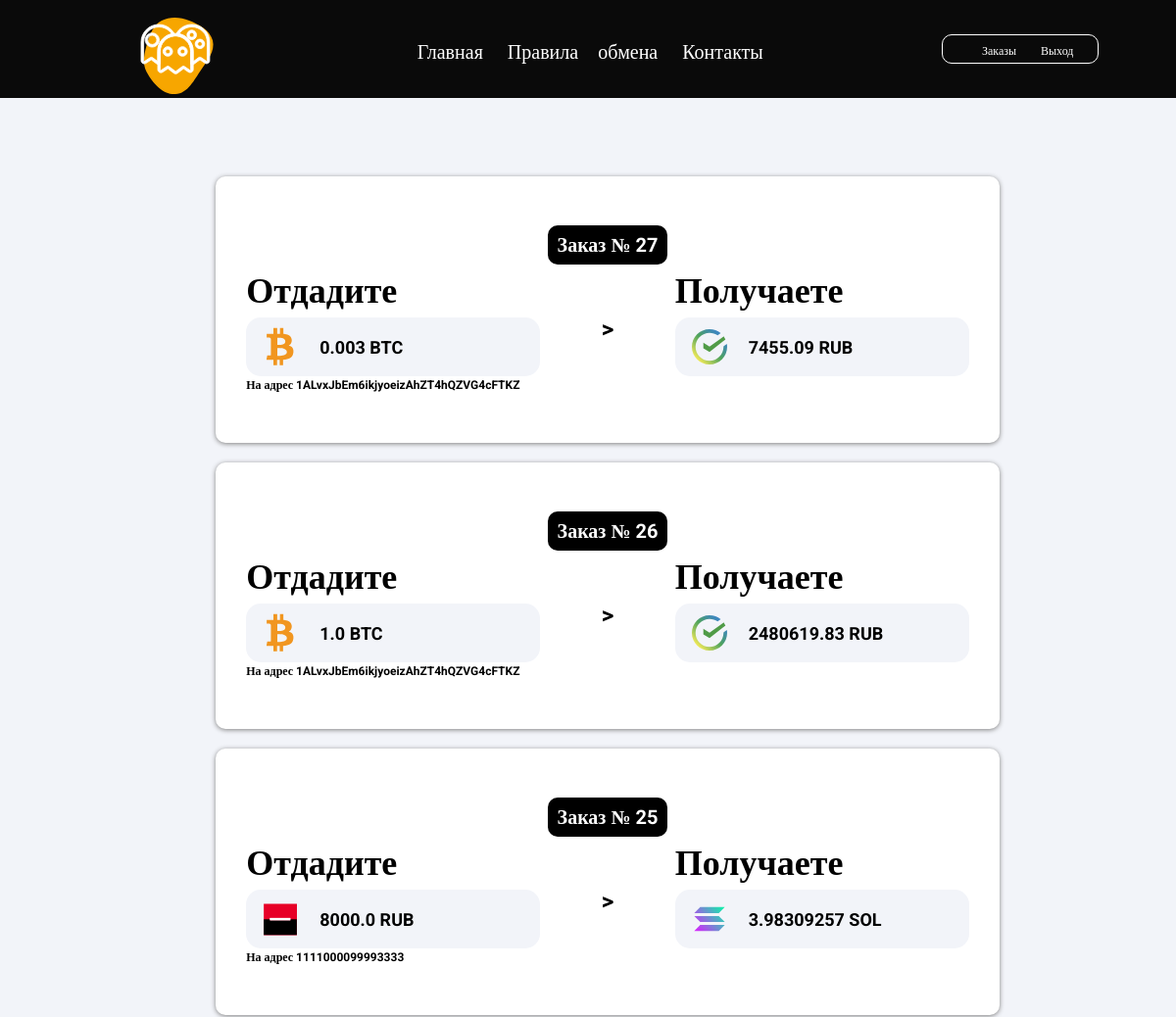
Page /orders/ (signed in, upper part) on the earlier database version.
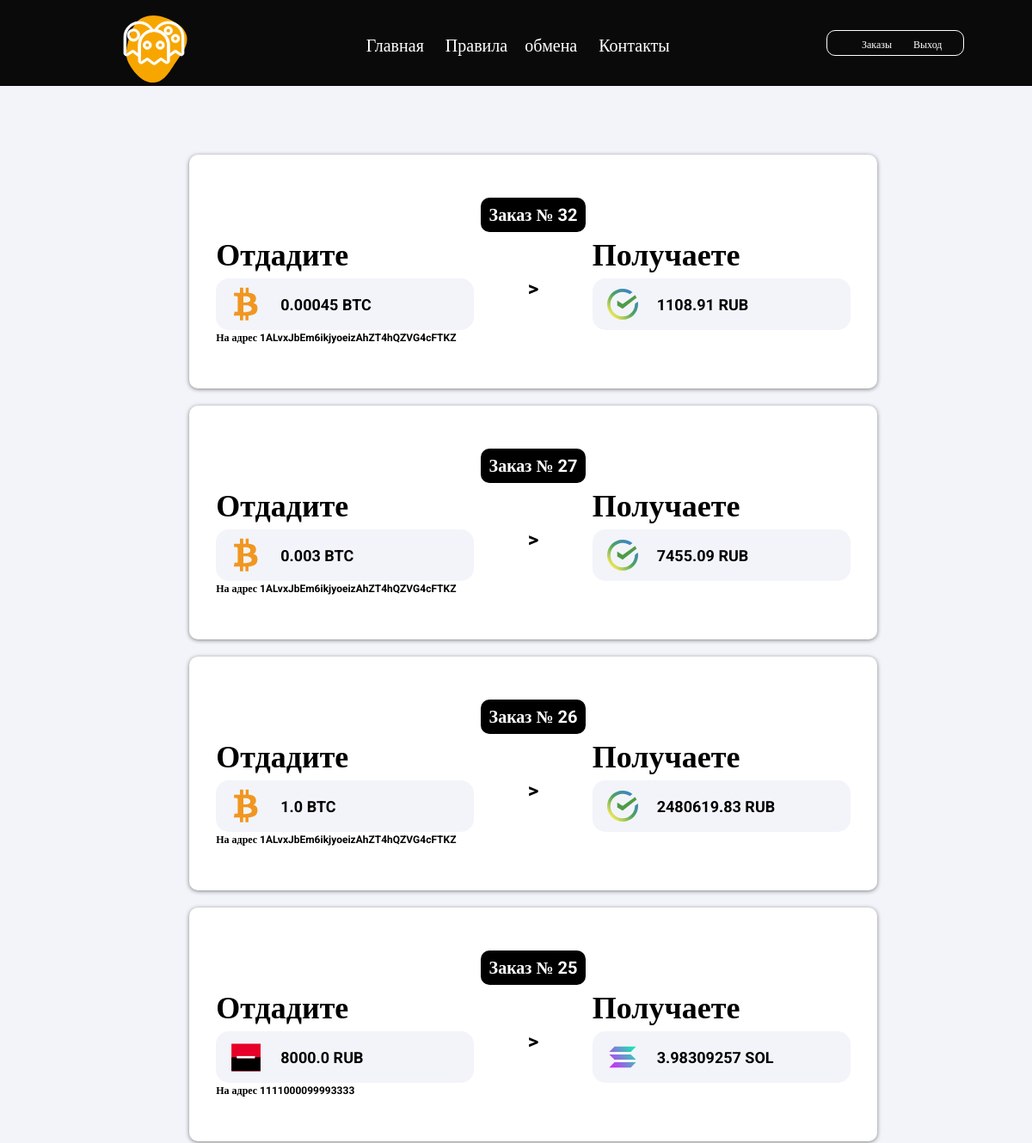
Same page on the later database version.
### main/models.py (models this page shows, shortened)
class Order(models.Model):
    number = models.IntegerField(
        null = False,
        default = 0,
    )
    random_string = models.CharField(
        max_length = 200,
        null = False,
        default = 'Нет строки',
    )
    date_time = models.DateTimeField(
        null = False,
        default = timezone.now,
    )
    give_sum = models.FloatField(
        null = False,
        default = 0,
    )
    receive_sum = models.FloatField(
        null = False,
        default = 0,
    )
    give = models.ForeignKey(
        GiveCurrency,
        on_delete = models.SET_NULL,
        null = True,
    )
    receive = models.ForeignKey(
        ReceiveCurrency,
        on_delete = models.SET_NULL,
        null = True,
    )
    give_token_standart = models.ForeignKey(
        TokenStandart,
        on_delete = models.SET_NULL,
        null = True,
        related_name = 'give_token_standart',
    )
    receive_token_standart = models.ForeignKey(
        TokenStandart,
        on_delete = models.SET_NULL,
        null = True,
        related_name = 'receive_token_standart',
    )
    receive_name = models.CharField(
        max_length = 255,
        null = False,
        default = 'Без имени',
    )
    receive_address = models.CharField(
        max_length = 255,
        null = False,
        default = 'Без адреса',
    )
    address_to = models.ForeignKey(
        AddressTo,
        on_delete = models.SET_NULL,
        null = True,
    )
    paid = models.BooleanField(
        null = False,
        default = False,
    )
    user = models.ForeignKey(
        User,
        null = True,
        on_delete = models.SET_NULL,
    )
    status = models.ForeignKey(
        OrderStatus,
        null = True,
        on_delete = models.SET_NULL,
    )
    def get_absolute_url(self):
        return reverse('order_info', kwargs={'random_string': self.random_string })

class GiveCurrency(models.Model):
    currency_name = models.CharField(
        max_length = 150,
    )
    currency_name_short = models.CharField(
        max_length = 10,
    )
    image = models.FileField(
        upload_to = 'images/coins/',
        null = False,
    )
    category_payment_method = models.ForeignKey(
        CategoryPaymentMethod,
        on_delete = models.SET_NULL,
        null = True,
    )
    token_standart = models.ManyToManyField(
        TokenStandart,
    )

class AddressTo(models.Model):
    address = models.CharField(
        max_length = 255,
        null = False,
        default = 'Без адреса',
    )
    currency = models.ForeignKey(
        GiveCurrency,
        on_delete = models.SET_NULL,
        null = True,
    )
    token_standart = models.ForeignKey(
        TokenStandart,
        on_delete = models.SET_NULL,
        null = True,
    )
    def __str__(self) -> str:
        return f'{self.address}'

class ReceiveCurrency(models.Model):
    currency_name = models.CharField(max_length=150)
    currency_name_short = models.CharField(max_length=10)
    image = models.FileField(upload_to='images/coins/', null=False)
    category_payment_method = models.ForeignKey(CategoryPaymentMethod, on_delete=models.SET_NULL, null=True)
    token_standart = models.ManyToManyField(TokenStandart)

### main/views.py (the view, shortened to what this page needs)
# urls.py: path('orders/', views.OrdersList.as_view(), name='orders'),
class OrdersList(ListView):
    template_name = 'main/order_list.html'
    context_object_name = 'orders'
    extra_context = {
            'nav_bar': NAV_BAR,
            'MEDIA_URL': MEDIA_URL,
            'title': 'Заказы',
        }
    ordering = ['-date_time',]

### main/templates/main/order_list.html (shortened to what this page needs)
{% extends 'base.html' %}
{% load static %}
{% block header %}
    <link rel="stylesheet" href="{% static 'main/css/order_list.css' %}" type="text/css">
{% endblock %}
{% block content %}
    <div class="content">
        <ul>
            {% for order in orders %}
                <li>
                    <div class="order-wrap">
                        <div class="head">
                            <div class="number">Заказ № {{ order.number }}</div>
                        </div>
                        <a href="{{ order.get_absolute_url }}" class="middle">
                            <div>
                                <h2>Отдадите</h2>
                                <div class="check receive">
                                    <div><img src="{{ MEDIA_URL }}{{ order.give.image }}"></div>
                                    <div>{{ order.give_sum }} {{ order.give.currency_name_short }}</div>
                                </div>
                                <div class="address-to-wrap"><span>На адрес {{ order.address_to }}</span></div>
                            </div>
                            <div style="display: table;"><div style="display: table-cell; vertical-align: middle;">></div></div>
                            <div>
                                <h2>Получаете</h2>
                                <div class="check give">
                                    <div><img src="{{ MEDIA_URL }}{{ order.receive.image }}"></div>
                                    <div>{{ order.receive_sum }} {{ order.receive.currency_name_short }}</div>
                                </div>
                            </div>
                        </a>
                    </div>
                </li>
            {% endfor %}
        </ul>
    </div>
{% endblock %}

### templates/base.html (shortened to what this page needs)
{% load static %}
<html>
    <head>
        <link rel="stylesheet" href="{% static 'main/css/base.css' %}" type="text/css">
        {% block header %}
        {% endblock %}
    </head>
    <body>
        <header>
            <div class='header-content'>
                <img class="logo" src='{% static "main/images/logo.svg" %}'></img>
                <div class="nav-bar">
                    <ul>
                        {% for link in nav_bar %}
                            <li>
                                <a href="{% url link.url_name %}">{{ link.title }}</a>
                            </li>
                        {% endfor %}
                    </ul>
                </div>
                <div class="auth">
                    <div>
                        <ul>
                            {% if request.user.is_authenticated %}
                                <li>
                                    <a href="{% url 'orders' %}">Заказы</a>
                                </li>
                                <li>
                                    <a href="{% url 'logout' %}">Выход</a>
                                </li>
                            {% endif %}
                        </ul>
                    </div>
                </div>
            </div>
        </header>
        {% block content %}
        {% endblock %}
    </body>
</html>

### static/main/css/base.css (style rules this page uses)
* { margin: 0px; box-sizing: border-box; }
body { font-family: 'Roboto'; font-size: 20px; font-weight: 400; line-height: 1.5; color: #292b2c; background-color: #fff; }
.header-content { width: 100%; background-color: #0a0a0a; display: flex; justify-content: space-around; align-items: center; }
.logo { max-height: 100px; margin-left: 50px; }
.auth { font-size: 12px; border: 1px white solid; border-radius: 10px; height: 30px; display: table; }
.auth > div { display: table-cell; vertical-align: middle; }
.nav-bar a, .auth a { text-decoration: none; color: white; }
.header-content ul { list-style: none; display: flex; color: white; font-family: 'Press Start 2P', cursive; margin: auto; }
.header-content ul li { margin-right: 25px; }
.content { font-family: 'Roboto', cursive; min-height: 100%; }

### static/main/css/order_list.css (style rules this page uses)
body { background-color: #f2f4f9; font-family: 'Roboto', cursive; }
.content { margin: 30px auto; max-width: 900px; padding: 30px 30px; min-height: 100%; border-radius: 15px; }
.check { display: flex; width: 300px; background-color: #f2f4f9; border-radius: 15px; }
.check div { margin: auto 5px; font-size: 18px; }
.check img { width: 60px; }
.number { background-color: black; color: white; padding: 5px 10px; border-radius: 10px; text-align: center; }

### main/templates/main/order_list.html (style rules this page uses)
.order-wrap { background-color: rgb(255, 255, 255); padding: 50px 0px; font-weight: bolder; border-radius: 10px; margin-top: 20px; box-shadow: 0px 1px 5px 0px grey; }
.middle { display: flex; justify-content: space-around; font-size: 24px; text-decoration: none; color: black; }
.address-to-wrap { font-size: 12px; }
.content ul { list-style: none; }
.head { display: flex; justify-content: center; }

Differences in the rows shown:
added Order: number "32", give.image (picture), give_sum "0.00045", give.currency_name_short "BTC", address_to "1ALvxJbEm6ikjyoeizAhZT4hQZVG4cFTKZ", receive.image (picture), receive_sum "1108.91", receive.currency_name_short "RUB"
